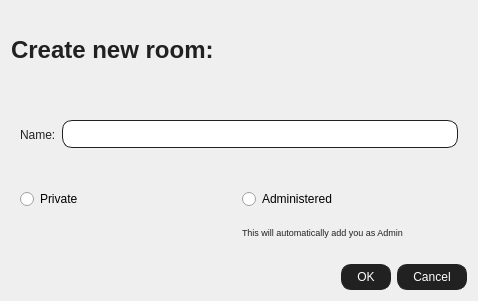
<?xml version="1.0" encoding="UTF-8"?>
<ui version="4.0">
 <class>CreateRoomDialog</class>
 <widget class="QDialog" name="CreateRoomDialog">
  <property name="geometry">
   <rect>
    <x>0</x>
    <y>0</y>
    <width>478</width>
    <height>301</height>
   </rect>
  </property>
  <property name="windowTitle">
   <string>Dialog</string>
  </property>
  <property name="styleSheet">
   <string notr="true">QWidget[class=&quot;MainWidget&quot;]{
	background-color: #fff;
	border-radius: 10px;
}

QLineEdit {
	border-radius: 10px;
	border: 1px solid #212121;
	padding: 5px 15px;
}

QPushButton {
	background-color: #212121;
	color: white;
	border-radius: 10px;
	padding: 5px 15px;
	border: 1px solid #212121;
}

QPushButton:hover {
	background-color: #fff;
	color: #212121
}

QLabel {
	color: #212121;
}</string>
  </property>
  <property name="MainWidget" stdset="0">
   <string/>
  </property>
  <property name="class" stdset="0">
   <string>MainWidget</string>
  </property>
  <layout class="QVBoxLayout" name="verticalLayout">
   <item>
    <widget class="QLabel" name="labelTitle">
     <property name="font">
      <font>
       <pointsize>18</pointsize>
       <bold>true</bold>
      </font>
     </property>
     <property name="text">
      <string>Create new room:</string>
     </property>
    </widget>
   </item>
   <item>
    <widget class="QWidget" name="widget" native="true">
     <layout class="QHBoxLayout" name="horizontalLayout">
      <item>
       <widget class="QLabel" name="labelName">
        <property name="text">
         <string>Name:</string>
        </property>
       </widget>
      </item>
      <item>
       <widget class="QLineEdit" name="editName"/>
      </item>
     </layout>
    </widget>
   </item>
   <item>
    <widget class="QWidget" name="widget_2" native="true">
     <layout class="QGridLayout" name="gridLayout">
      <item row="0" column="1">
       <widget class="QRadioButton" name="btnAdmin">
        <property name="text">
         <string>Administered</string>
        </property>
        <property name="autoExclusive">
         <bool>false</bool>
        </property>
       </widget>
      </item>
      <item row="0" column="0">
       <widget class="QRadioButton" name="btnPrivate">
        <property name="text">
         <string>Private</string>
        </property>
        <property name="autoExclusive">
         <bool>false</bool>
        </property>
       </widget>
      </item>
      <item row="1" column="1">
       <widget class="QLabel" name="labelAdmin">
        <property name="font">
         <font>
          <pointsize>7</pointsize>
         </font>
        </property>
        <property name="text">
         <string>This will automatically add you as Admin</string>
        </property>
       </widget>
      </item>
     </layout>
    </widget>
   </item>
   <item>
    <widget class="QDialogButtonBox" name="buttonBox">
     <property name="orientation">
      <enum>Qt::Orientation::Horizontal</enum>
     </property>
     <property name="standardButtons">
      <set>QDialogButtonBox::StandardButton::Cancel|QDialogButtonBox::StandardButton::Ok</set>
     </property>
    </widget>
   </item>
  </layout>
 </widget>
 <resources/>
 <connections>
  <connection>
   <sender>buttonBox</sender>
   <signal>accepted()</signal>
   <receiver>CreateRoomDialog</receiver>
   <slot>accept()</slot>
   <hints>
    <hint type="sourcelabel">
     <x>248</x>
     <y>254</y>
    </hint>
    <hint type="destinationlabel">
     <x>157</x>
     <y>274</y>
    </hint>
   </hints>
  </connection>
  <connection>
   <sender>buttonBox</sender>
   <signal>rejected()</signal>
   <receiver>CreateRoomDialog</receiver>
   <slot>reject()</slot>
   <hints>
    <hint type="sourcelabel">
     <x>316</x>
     <y>260</y>
    </hint>
    <hint type="destinationlabel">
     <x>286</x>
     <y>274</y>
    </hint>
   </hints>
  </connection>
 </connections>
</ui>
